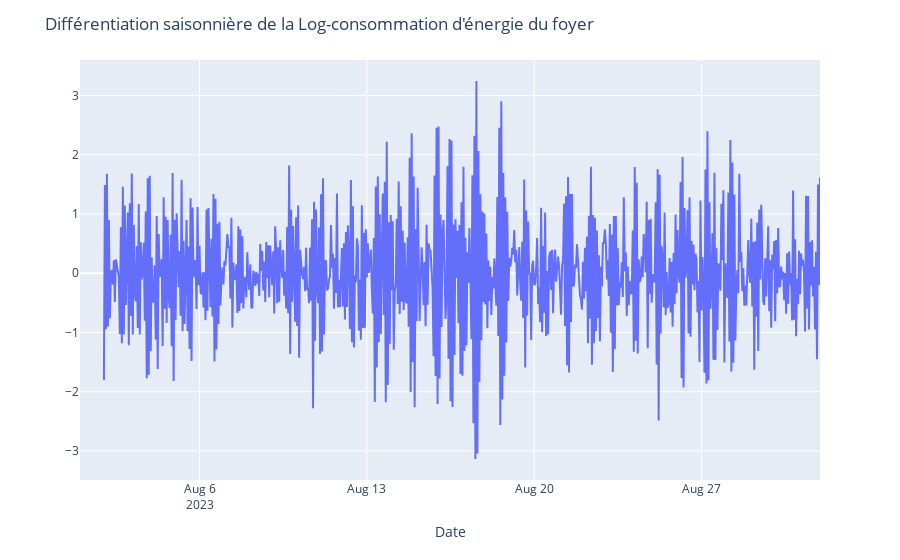

Notebook code for this chart:
### Markdown cell above
Au vu de ce graphique, la stationnarité ne semble pas trop remise en cause, nous allons appuyer cette hypothèse grâce aux tests ADF et KPSS

### Code cell
# On va différentier une fois pour regarder les incréments à 24 heures près
EDF["diff24"] = EDF.LOGCONSO.diff(24) 
fig = px.line(EDF, x='DATE', y="diff24", labels={'DATE': 'Date', 'diff24': ''})
fig.update_layout(title="Différentiation saisonnière de la Log-consommation d'énergie du foyer")
fig.show()

### Figure 1 — Plotly figure (JSON) as saved in the notebook; plotly's stock layout.template omitted (floating-point values rounded to 4 significant figures; data arrays with more than 128 entries replaced by an {"elided": "..."} marker saying what was removed)
{"data": [{"hovertemplate": "Date=%{x}<br>=%{y}<extra></extra>", "legendgroup": "", "line": {"color": "#636efa", "dash": "solid"}, "marker": {"symbol": "circle"}, "mode": "lines", "name": "", "orientation": "v", "showlegend": false, "type": "scatter", "x": {"elided": "744 str values"}, "xaxis": "x", "y": {"elided": "744 float values"}, "yaxis": "y"}], "layout": {"legend": {"tracegroupgap": 0}, "margin": {"t": 60}, "title": {"text": "Différentiation saisonnière de la Log-consommation d'énergie du foyer"}, "xaxis": {"anchor": "y", "domain": [0, 1], "title": {"text": "Date"}}, "yaxis": {"anchor": "x", "domain": [0, 1], "title": {"text": ""}}}}
